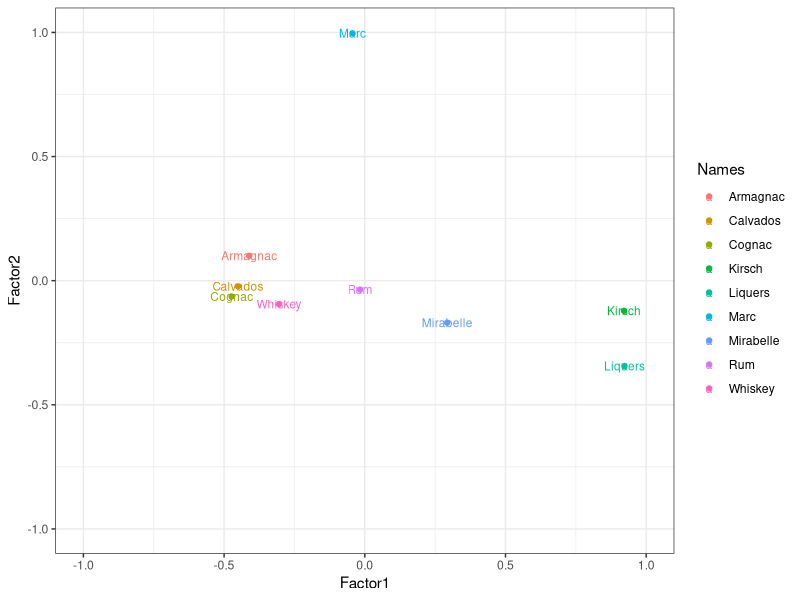

Write the R code that produced this figure.
## ---- chunk 1
knitr::opts_chunk$set(echo = T,tidy.opts=list(width.cutoff=60),tidy=TRUE)
library(magrittr)
## ---- chunk 2
cor.values <- c(1.000,0.210,0.370,-0.32,0.000,-0.31,-0.26,0.090,-0.38, 0.210,1.000,0.090,-0.29,0.120,-0.30,-0.14,0.010,-0.39, 0.370,0.090,1.000,-0.31,-0.04,-0.30,-0.11,0.120,-0.39,
-0.32,-0.29,-0.31,1.00,-0.16,0.25,-0.13,-0.14,0.900, 0.00,0.120,-0.04,-0.16,1.000,-0.20,-0.03,-0.08,-0.38, -0.31,-0.30,-0.30,0.25,-0.20,1.000,-0.24,-0.16,0.180, -0.26,-0.14,-0.11,-0.13,-0.03,-0.24,1.000,-0.20,0.040, 0.090,0.010,0.120,-0.14,-0.08,-0.16,-0.20,1.000,-0.24, -0.38,-0.39,-0.39,0.900,-0.38,0.180,0.040,-0.24,1.000 )

# Get correlation values into a matrix
cor.matrix <- matrix(cor.values, nrow= 9, ncol = 9, byrow = T)
colnames(cor.matrix) <- c("Calvados", "Armagnac","Cognac", "Kirsch", "Marc", "Mirabelle", "Rum", "Whiskey","Liquers")
rownames(cor.matrix) <- c("Calvados", "Armagnac", "Cognac", "Kirsch", "Marc", "Mirabelle", "Rum", "Whiskey","Liquers")
cor.matrix
f.1 <- factanal(covmat = cor.matrix,n.obs = 1442,factors = 3,rotation = "varimax")
loadingsasdf <- function(x){
  if(class(x) != "factanal") { stop("input must be of the class factanal")}
  i <- 1:x$factor
  df <- as.data.frame(purrr::map(.x = i, .f = function(y) (x$loadings[,y])))
  colnames(df) <- sapply(i,FUN = function(x){paste0("Factor",x)})
 df$Names <- row.names(df)
return(df[,c(x$factor+1,1:x$factor)])
 
}

calculateMAE <- function(x,y = cor.matrix) {
  loading <- loadingsasdf(x)
  CorrMatrixHat <- as.matrix(loading[,-1]) %*% t(as.matrix(loading[,-1])) + diag(x$uniquenesses)
  return(mean(abs(y - CorrMatrixHat)))
  
}
  
df <- loadingsasdf(f.1) %>%
  dplyr::arrange(desc(Factor1))

library(ggplot2)
ggplot(data = df, mapping = aes(x = Factor1, y = Factor2,label = Names,color = Names)) + ggplot2::geom_point() + geom_text(size = 3) + theme_bw() + xlim(c(-1,1)) + ylim(c(-1,1))

# create arguments with number of factors and rotation and put them in a tibble (data frame)

FA.Arguments <-dplyr::tibble(factors = rep(1:5,2),rotation = rep(c("varimax","promax"),1,each = 5))
# simultaneously run all factanal for all the arguments
FA <- purrr::map2(.x = FA.Arguments$factors,.y = FA.Arguments$rotation ,.f = function(x,y) factanal(covmat = cor.matrix, n.obs = 1442,factors = x, rotation = y))
FactorAdequacy <- ifelse(sapply(X = 1:nrow(FA.Arguments), FUN = function(x) FA[[x]]$PVAL) >= 0.05, "yes", "no")

MAEs <- sapply(FA,calculateMAE)
FactorAdequacy <- cbind(FA.Arguments,FactorAdequacy, MAE = MAEs)
knitr::kable(FactorAdequacy, caption = "Factor Adequacy & MAE")


